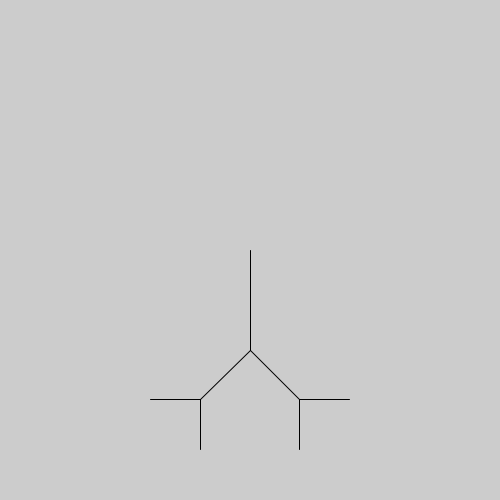
Frame 1 (no input)
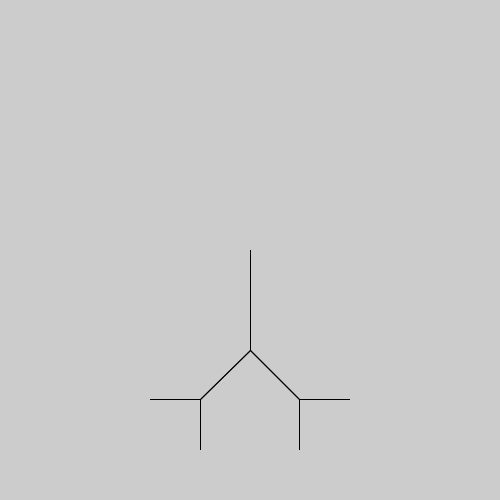
Frame 2 (the mouse pressed at the canvas centre, redrawn once)

The Processing sketch that drew these frames (run headless with seeded random() and noise(); the mouse was pressed at the canvas centre and the sketch redrawn once):

// Processing sketch: Recursion_Tree_start
// ── Recursion_Tree_start.pde
void setup() {
  noLoop();
  size(500, 500);
}
void draw() {
  translate(width*.5, height*.5);
  line(0, 0, 0, 100);
  translate(0, 100);
  pushMatrix();
  rotate(HALF_PI*.5);
  line(0, 0, 0, 70);
 
  translate(0, 70);
    pushMatrix();
    rotate(HALF_PI*.5);
    line(0, 0, 0, 50);
    popMatrix();
    pushMatrix();
    rotate(HALF_PI*-.5);
    line(0, 0, 0, 50);
    popMatrix();
  popMatrix();
  
  pushMatrix();
    rotate(HALF_PI*-.5);
    line(0, 0, 0, 70);

    translate(0, 70);
    pushMatrix();
    rotate(HALF_PI*.5);
    line(0, 0, 0, 50);
    popMatrix();
    pushMatrix();
    rotate(HALF_PI*-.5);
    line(0, 0, 0, 50);
    popMatrix();
  
  popMatrix();
  
  
}
